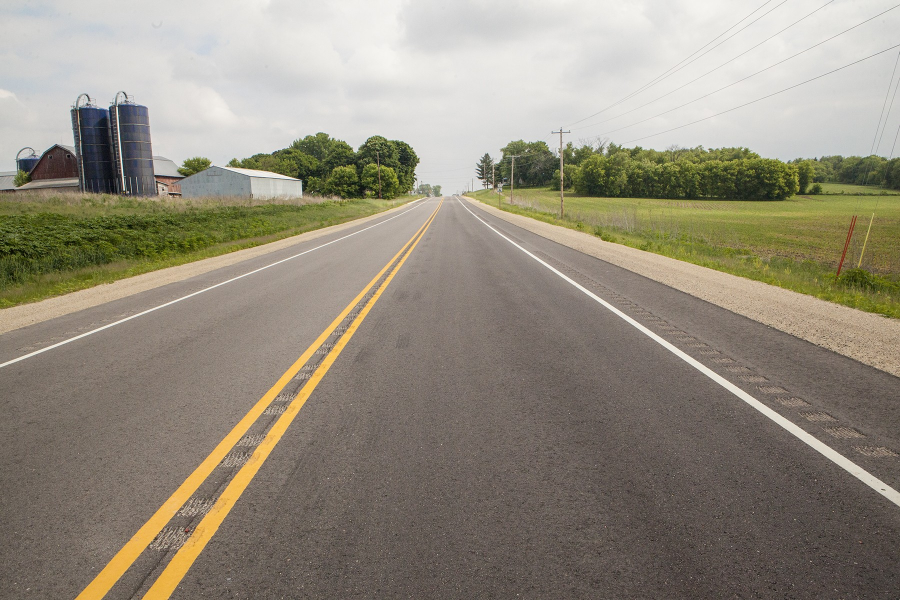
#> input picture road.jpg, 1800 x 1200 px (shown at 1/2 size)
$ python Lane_detection.py
#> lines starting #> are read from the running program, lines starting #| are printed output that depends on the picture; after the words box and inside, x2 and y2 are one past the last pixel; in counts of white or black regions, pixels touching at a corner belong together
from cv2 import cv2
import matplotlib.pylab as plt
import numpy as np

def mask_roi(img, verticies):
    '''
    A function used to mask out all the portions
    of a colour image that are irrlevant to lane detection

    Varialbes:
        img - the orginal image you would like to mask
        vertices - the verticies of the shape you would
                    like to mask out. Must be a numpy array

    Returns:
        The masked image
    '''
    mask = np.zeros_like(img)
    channel_count = img.shape[2]
    match_mask_colour = (255,) * channel_count
    cv2.fillPoly(mask, verticies, match_mask_colour)
    masked_image = cv2.bitwise_and(img, mask)
    return masked_image

def mask_roi_grayscale(img, verticies):
    '''
    A function used to mask out all the portions
    of a grayscale image that are irrlevant to lane detection

    Varialbes:
        img - the orginal image you would like to mask
        vertices - the verticies of the shape you would
                    like to mask out. Must be a numpy array

    Returns:
        The masked image
    '''
    mask = np.zeros_like(img)
    match_mask_colour = 255
    cv2.fillPoly(mask, verticies, match_mask_colour)
    masked_image = cv2.bitwise_and(img, mask)
    return masked_image

def draw_lines(img, lines):
    """
    Draws lines onto the image given based one the array of lines

    Varibles
        img - the image you would like the lines displayed on
        lines - array of vectors used to display the lines

    Returns
        img with lines drawn on
    """
    copy_img = np.copy(img)
    blank_img = np.zeros((img.shape[0],img.shape[1],img.shape[2]), dtype=np.uint8)

    for line in lines:
        for x1,y1,x2,y2 in line:
            cv2.line(blank_img, (x1,y1), (x2,y2), (0,255,0), thickness=15)

    line_img = cv2.addWeighted(copy_img, 0.8, blank_img, 1, 0.0)

    return line_img

def average_slop_intercept(img, lines):
    """
    Finds the average slope and intercept of the lines found,
    since the functions prior are used to find lanes lines, they
    should be similar on either side

    Varibles
        img - img that the lines are intended to be drawn on
        lines - array of lines determined by desired algorithum,
                planned to be used with hough

    Retruns
        an array of arrays with the average line coordinates
    """
    left_fit = []
    right_fit = []
    for line in lines:
        for x1,y1,x2,y2 in line:
            parameters = np.polyfit((x1,x2),(y1,y2), 1)
            slope = parameters[0]
            intercept = parameters[1]

            if slope < 0:
                left_fit.append((slope,intercept))
            else:
                right_fit.append((slope,intercept))

    # find the average of the values
    left_fit_average = np.average(left_fit, axis=0)
    right_fit_average = np.average(right_fit, axis=0)

    # create coordinates to be plotted
    left_line = make_coordinates(img, left_fit_average)
    right_line = make_coordinates(img, right_fit_average)

    return np.array([[left_line],[right_line]])


def make_coordinates(img, line_parameters):
    """
    Helper function to assist in determining the coordinates
    from the average line data
    """
    slope, intercept = line_parameters
    y1 = int(img.shape[0])
    y2 = int(y1*(2/5))
    x1 = int((y1 - intercept)/slope)
    x2 = int((y2 - intercept)/slope)
    return np.array([x1,y1,x2,y2])


image = cv2.imread("road.jpg")
#> image is the input picture: shape (1200, 1800, 3); mean B, G, R 125.3, 140.3, 147.4

rgb_image = cv2.cvtColor(image, cv2.COLOR_BGR2RGB)

#print(image.shape)
height = rgb_image.shape[0]
#> height = 1200
width = rgb_image.shape[1]
#> width = 1800

# roi - region of interest
roi = [(0,height), (width/2,height/3), (width, 900)]
#> roi = [(0, 1200), (900, 400), (1800, 900)]

#convert image to greyscale
grey_image = cv2.cvtColor(rgb_image, cv2.COLOR_RGB2GRAY)
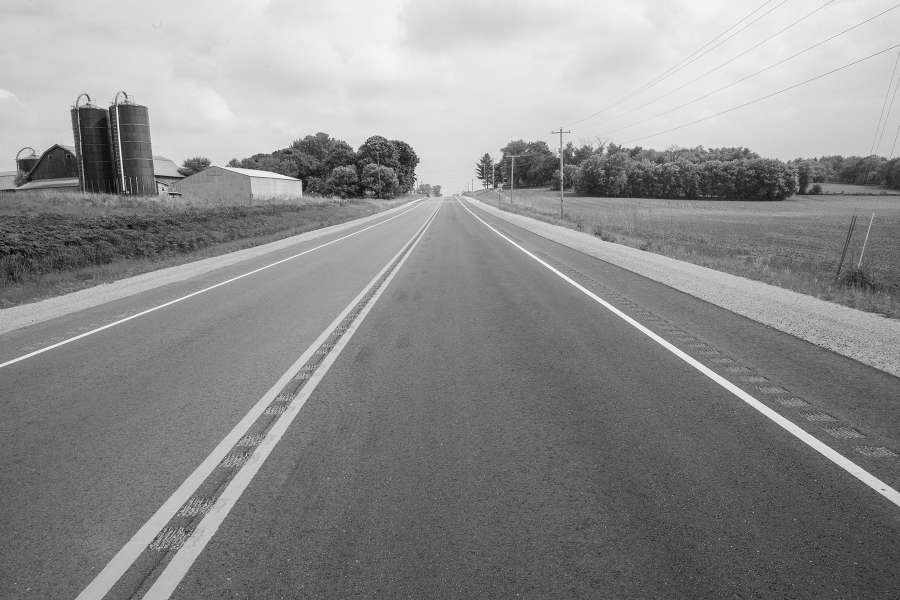
#> grey_image: shape (1200, 1800) (shown at 1/2 size); min 1, max 255, mean 140.7

# apply guassian blur
blur_image = cv2.GaussianBlur(grey_image,(7,7),0)

# run through canny edge detection
canny_image = cv2.Canny(blur_image, 100, 250)
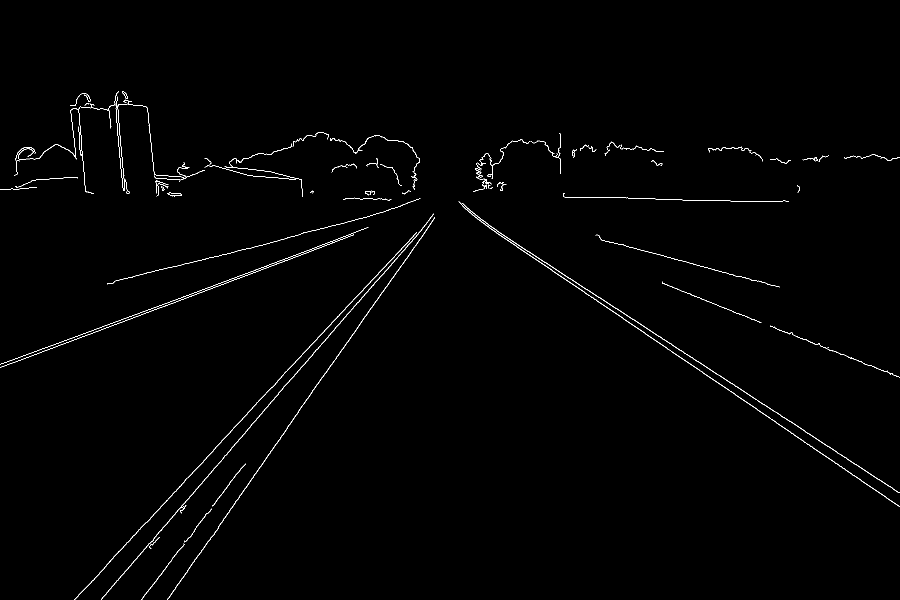
#> canny_image: shape (1200, 1800) (shown at 1/2 size); 0.77% white in thin lines or dots, all inside (x1, y1, x2, y2) = (0, 182, 1800, 1200)

# call the masking function
masked_image = mask_roi_grayscale(canny_image, np.array([roi], np.int32))
#> in mask_roi_grayscale, `cv2.fillPoly(mask, verticies, match_mask_colour)`:
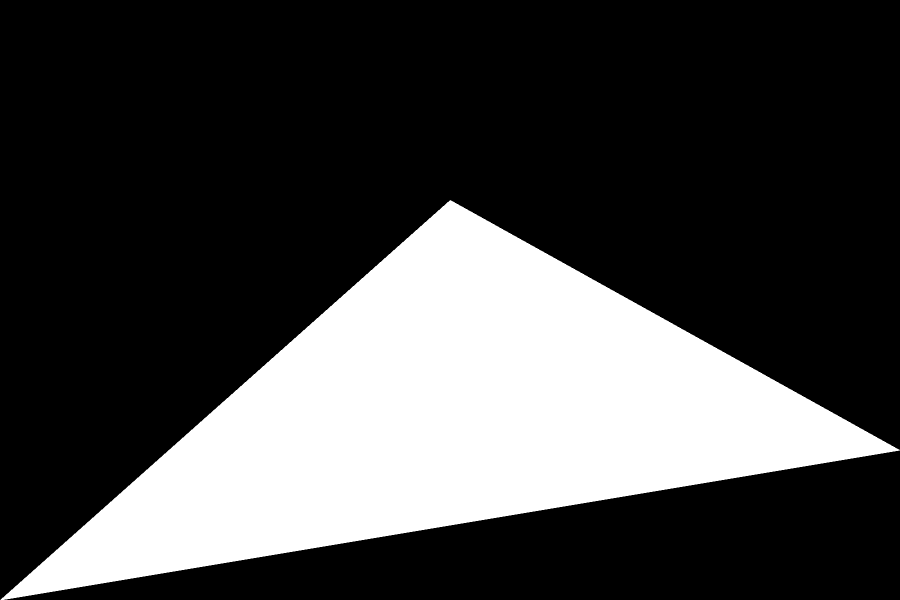
#> mask: shape (1200, 1800) (shown at 1/2 size); 27.2% white; 1 white region, box (x1, y1, x2, y2) and area: (1, 400, 1800, 1200) 586447
#> in mask_roi_grayscale, `masked_image = cv2.bitwise_and(img, mask)`:
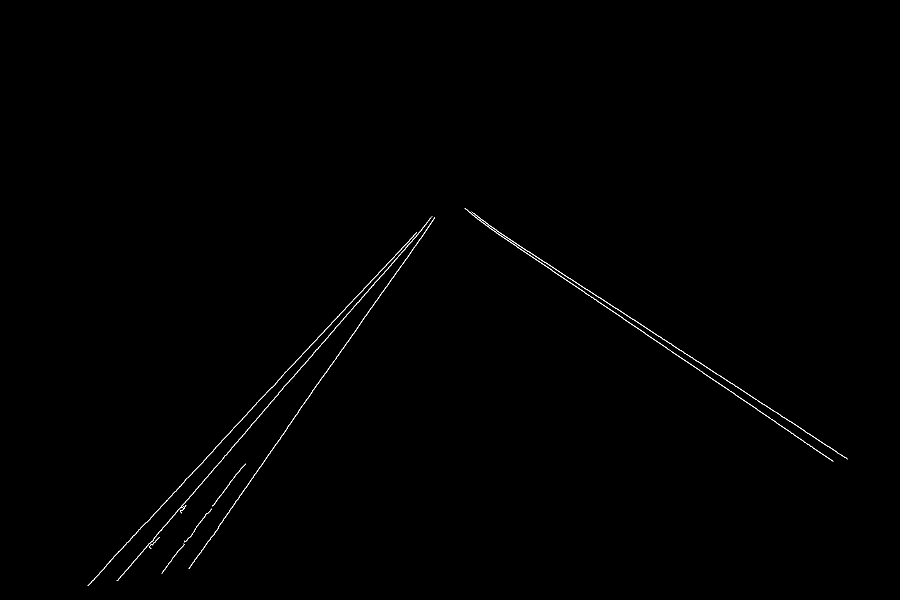
#> masked_image: shape (1200, 1800) (shown at 1/2 size); 0.31% white in thin lines or dots, all inside (x1, y1, x2, y2) = (175, 416, 1695, 1172)

# lines determined by the hough lines algorithum
lines = cv2.HoughLinesP(masked_image, rho=2, theta=np.pi/180,
threshold=100, lines=np.array([]), minLineLength=40, maxLineGap=15)
#> lines = 15 rows, first 6: [1001, 467, 1694, 917], [175, 1171, 461, 864], [1316, 685, 1665, 921], [652, 745, 868, 437], [267, 1122, 556, 789], [446, 915, 855, 444]

# determin just one line from all the lines found
avg_lines = average_slop_intercept(rgb_image, lines)
#> the loop in average_slop_intercept, `for line in lines:` made 15 passes
#> line on passes 1 to 12: [[1001, 467, 1694, 917]], [[175, 1171, 461, 864]], [[1316, 685, 1665, 921]], [[652, 745, 868, 437]], [[267, 1122, 556, 789]], [[446, 915, 855, 444]], [[975, 453, 1426, 758]], [[438, 1050, 793, 543]], [[213, 1129, 833, 464]], [[323, 1146, 481, 937]], [[431, 894, 756, 546]], [[378, 1137, 596, 825]]
#> after the loop in average_slop_intercept, `for line in lines:`: left_fit = [(-1.07, 1358.8), (-1.43, 1674.7), (-1.15, 1429.7), (-1.15, 1428.6), (-1.43, 1675.5), (-1.07, 1357.5), (-1.32, 1573.3), (-1.07, 1355.5), (-1.43, 1678), (-1.15, 1430.2)]; right_fit = [(0.649, -183), (0.676, -204.9), (0.676, -206.4), (0.675, -204.7), (0.65, -185.3)]
#> in average_slop_intercept, `left_fit_average = np.average(left_fit, axis=0)`: left_fit_average = [-1.23, 1496.2]
#> in average_slop_intercept, `right_fit_average = np.average(right_fit, axis=0)`: right_fit_average = [0.666, -196.8]
#> in make_coordinates, `slope, intercept = line_parameters`: slope = -1.23; intercept = 1496.2
#> in make_coordinates, `x1 = int((y1 - intercept)/slope)`: x1 = 241
#> in make_coordinates, `x2 = int((y2 - intercept)/slope)`: x2 = 827
#> in average_slop_intercept, `left_line = make_coordinates(img, left_fit_average)`: left_line = [241, 1200, 827, 480]
#> in average_slop_intercept, `right_line = make_coordinates(img, right_fit_average)`: right_line = [2098, 1200, 1017, 480]
#> avg_lines = [[241, 1200, 827, 480], [2098, 1200, 1017, 480]]

# draw the lines on the image
line_img = draw_lines(rgb_image, avg_lines)
#> the loop in draw_lines, `for line in lines:` made 2 passes
#> after the loop in draw_lines, `for line in lines:`:
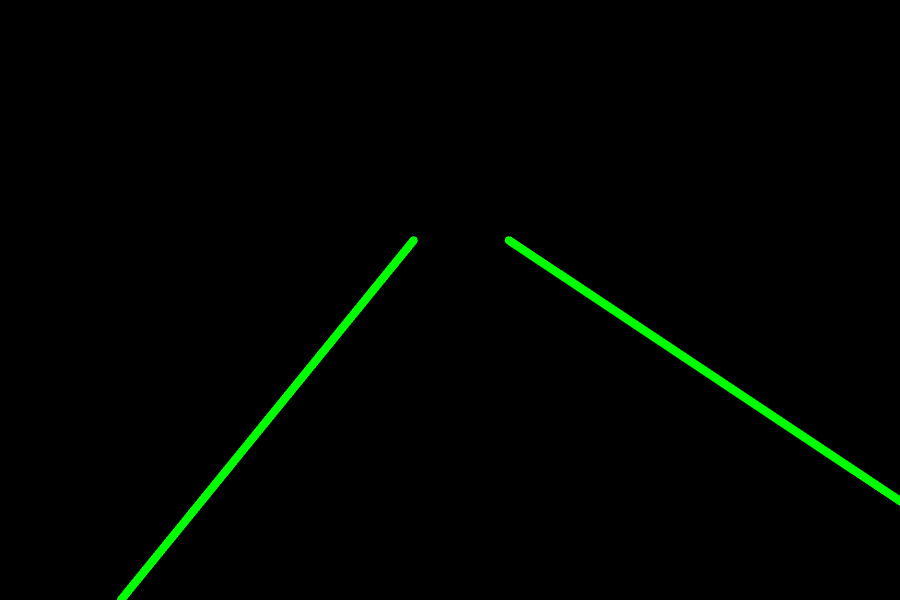
#> blank_img: shape (1200, 1800, 3) (shown at 1/2 size); mean of channels 0, 1, 2 0, 3.8, 0; drawn as B, G, R
#> in draw_lines, `line_img = cv2.addWeighted(copy_img, 0.8, blank_img, 1, 0.0)`:
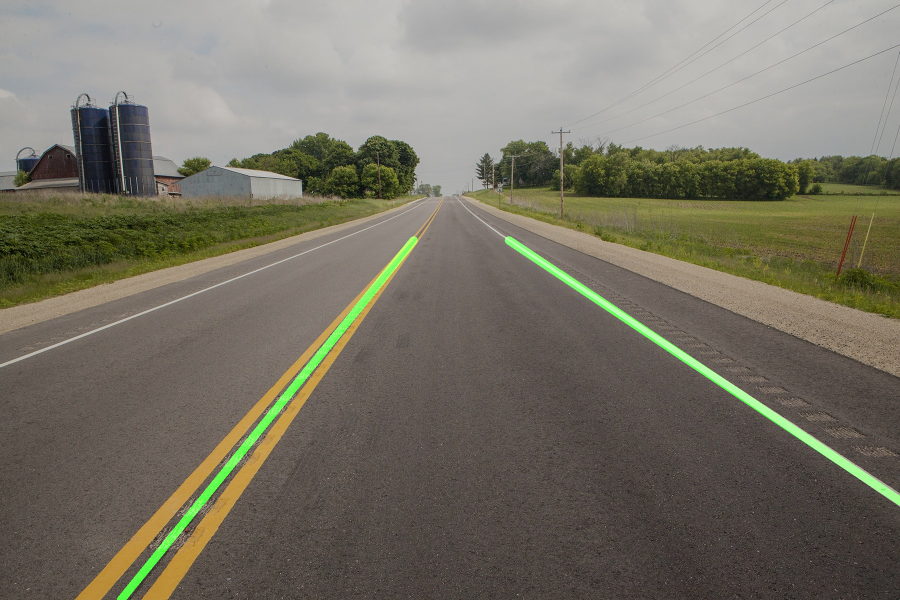
#> line_img: shape (1200, 1800, 3) (shown at 1/2 size); mean R, G, B 117.9, 114.1, 100.3


## PLOT CODE SECTION ##

# # show orginal image
# plt.imshow(rgb_image)
# plt.show()

# # show grey image
# plt.imshow(grey_image, cmap="gray")
# plt.show()

# # show blurred image
# plt.imshow(blur_image,cmap="gray")
# plt.show()

# # show canny image
# plt.imshow(canny_image,cmap="gray")
# plt.show()

# # show masked image
# plt.imshow(masked_image)
# plt.show()

# show lined image
plt.imshow(line_img)
plt.show()
